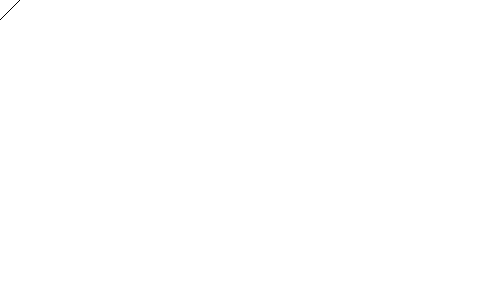
Frame 1 (no input)
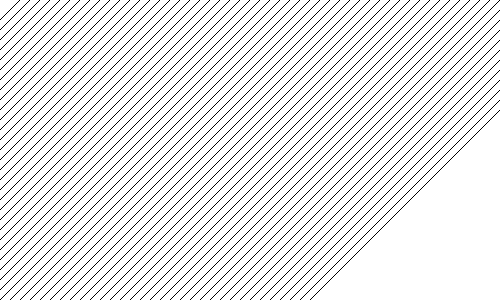
Frame 60 (no input)
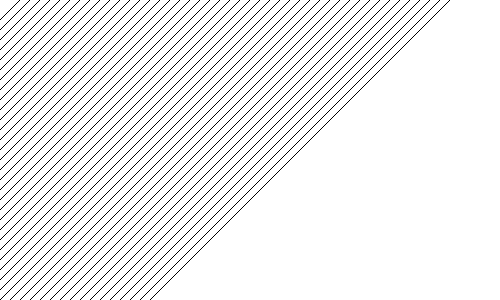
Frame 120 (the mouse pressed at the canvas centre since frame 60)

The p5.js sketch that drew these frames (run headless with seeded random() and noise() and a simulated clock; from frame 60 on, the mouse is pressed at the canvas centre):

// p5.js sketch
// ── sketch.js
var increase = 10;

function setup() {
  createCanvas(500,300);
}

function draw() {
  if(increase<=750){
    line(10 + increase,0,0,10 + increase);
    increase+=10;
  } else {
    clear();
    increase = 10;
  }
}
